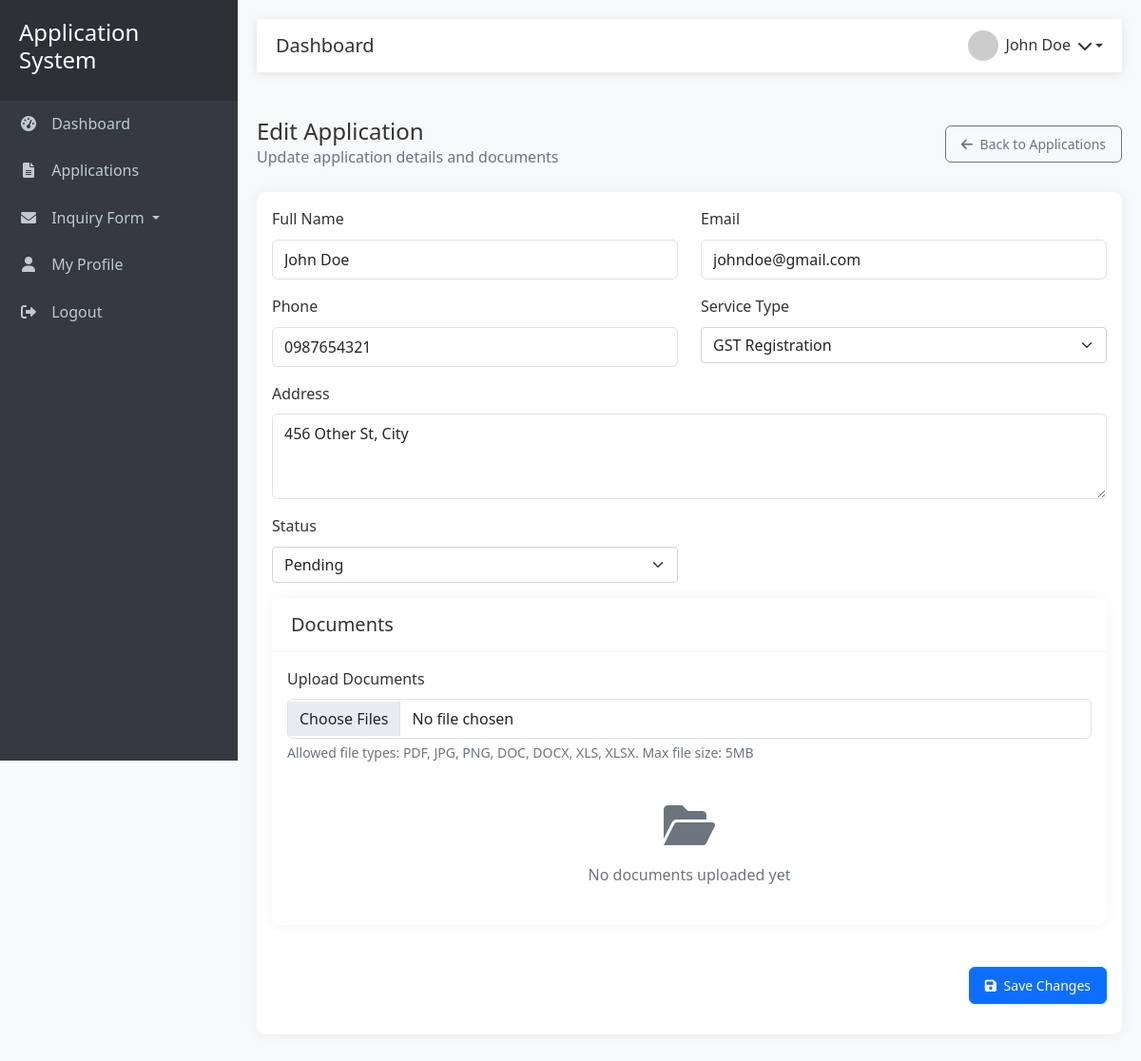
The page /staff/edit_application.php?id=2 (signed in) on the database its author committed.
### tables this page shows
CREATE TABLE applications (
    id INT AUTO_INCREMENT PRIMARY KEY,
    user_id INT NOT NULL,
    name VARCHAR(100) NOT NULL,
    email VARCHAR(100) NOT NULL,
    phone VARCHAR(20) NOT NULL,
    address TEXT NOT NULL,
    service_type VARCHAR(50) NOT NULL,
    status ENUM('pending', 'approved', 'missing_document', 'rejected') NOT NULL DEFAULT 'pending',
    reviewed_by INT DEFAULT NULL,
    reviewed_at TIMESTAMP NULL,
    created_at TIMESTAMP DEFAULT CURRENT_TIMESTAMP,
    updated_at TIMESTAMP DEFAULT CURRENT_TIMESTAMP ON UPDATE CURRENT_TIMESTAMP,
    FOREIGN KEY (user_id) REFERENCES admin(id) ON DELETE CASCADE,
    FOREIGN KEY (reviewed_by) REFERENCES admin(id) ON DELETE SET NULL,
    INDEX idx_status (status),
    INDEX idx_user_id (user_id),
    INDEX idx_reviewed_by (reviewed_by)
);

### staff/edit_application.php (the view, shortened to what this page needs)
<?php
require_once '../includes/header.php';
$application_id = intval($_GET['id']);
$user_id = $_SESSION['user_id'];
$sql = "SELECT * FROM applications WHERE id = ? AND (user_id = ? OR ? IN (SELECT id FROM admin WHERE role = 'admin'))";
$stmt = $conn->prepare($sql);
$stmt->bind_param("iii", $application_id, $user_id, $user_id);
$stmt->execute();
$application = $stmt->get_result()->fetch_assoc();
$stmt = $conn->prepare("SELECT * FROM files WHERE model_type = 'application' AND model_id = ? ORDER BY uploaded_at DESC");
$stmt->bind_param("i", $application_id);
$stmt->execute();
$documents = $stmt->get_result()->fetch_all(MYSQLI_ASSOC);
?>
<div class="row mb-4">
    <div class="col-12">
        <div class="d-flex justify-content-between align-items-center">
            <div>
                <h4 class="mb-0">Edit Application</h4>
                <p class="text-muted mb-0">Update application details and documents</p>
            </div>
            <a href="applications.php" class="btn btn-outline-secondary">
                <i class="fas fa-arrow-left me-1"></i> Back to Applications
            </a>
        </div>
    </div>
</div>
<div class="card">
    <div class="card-body">
        <form method="POST" action="" enctype="multipart/form-data">
            <div class="row">
                <div class="col-md-6 mb-3">
                    <label class="form-label">Full Name</label>
                    <input type="text" name="name" class="form-control" value="<?= htmlspecialchars($application['name']) ?>" required>
                </div>
                <div class="col-md-6 mb-3">
                    <label class="form-label">Email</label>
                    <input type="email" name="email" class="form-control" value="<?= htmlspecialchars($application['email']) ?>" required>
                </div>
                <div class="col-md-6 mb-3">
                    <label class="form-label">Phone</label>
                    <input type="tel" name="phone" class="form-control" value="<?= htmlspecialchars($application['phone']) ?>" required>
                </div>
                <div class="col-md-6 mb-3">
                    <label class="form-label">Service Type</label>
                    <select name="service_type" class="form-select" required>
                        <option value="GST Registration" <?= $application['service_type'] === 'GST Registration' ? 'selected' : '' ?>>GST Registration</option>
                    </select>
                </div>
                <div class="col-12 mb-3">
                    <label class="form-label">Address</label>
                    <textarea name="address" class="form-control" rows="3" required><?= htmlspecialchars($application['address']) ?></textarea>
                </div>
                <div class="col-md-6 mb-3">
                    <label class="form-label">Status</label>
                    <select name="status" class="form-select" required>
                        <option value="pending" <?= $application['status'] === 'pending' ? 'selected' : '' ?>>Pending</option>
                    </select>
                </div>
                <div class="col-12 mb-4">
                    <div class="card">
                        <div class="card-header">
                            <h5 class="mb-0">Documents</h5>
                        </div>
                        <div class="card-body">
                            <div class="mb-3">
                                <label class="form-label">Upload Documents</label>
                                <input type="file" name="documents[]" class="form-control" multiple>
                                <div class="form-text">Allowed file types: PDF, JPG, PNG, DOC, DOCX, XLS, XLSX. Max file size: 5MB</div>
                            </div>
                            <?php if (!empty($documents)): ?>
                                <div class="table-responsive">
                                    <table class="table table-sm">
                                        <thead>
                                            <tr>
                                                <th>File Name</th>
                                                <th>Size</th>
                                                <th>Uploaded</th>
                                                <th>Action</th>
                                            </tr>
                                        </thead>
                                        <tbody>
                                            <?php foreach ($documents as $doc): ?>
                                                <tr>
                                                    <td>
                                                        <i class="far fa-file me-2"></i>
                                                        <?= htmlspecialchars($doc['original_name']) ?>
                                                    </td>
                                                    <td><?= formatFileSize($doc['file_size']) ?></td>
                                                    <td><?= date('M d, Y h:i A', strtotime($doc['uploaded_at'])) ?></td>
                                                    <td>
                                                        <div class="btn-group btn-group-sm">
                                                            <a href="../download.php?file=<?= urlencode($doc['file_path']) ?>"
                                                               class="btn btn-outline-primary"
                                                               title="Download">
                                                                <i class="fas fa-download"></i>
                                                            </a>
                                                            <button type="button"
                                                                    class="btn btn-outline-danger delete-document"
                                                                    data-id="<?= $doc['id'] ?>"
                                                                    data-name="<?= htmlspecialchars($doc['original_name']) ?>"
                                                                    title="Delete">
                                                                <i class="fas fa-trash"></i>
                                                            </button>
                                                        </div>
                                                    </td>
                                                </tr>
                                            <?php endforeach; ?>
                                        </tbody>
                                    </table>
                                </div>
                            <?php else: ?>
                                <div class="text-center py-4">
                                    <i class="fas fa-folder-open fa-3x text-muted mb-3"></i>
                                    <p class="text-muted mb-0">No documents uploaded yet</p>
                                </div>
                            <?php endif; ?>
                        </div>
                    </div>
                </div>
                <div class="col-12">
                    <div class="d-flex justify-content-end">
                        <button type="submit" name="update_application" class="btn btn-primary">
                            <i class="fas fa-save me-1"></i> Save Changes
                        </button>
                    </div>
                </div>
            </div>
        </form>
    </div>
</div>
<?php
require_once '../includes/footer.php';
?>

### assets/css/style.css (style rules this page uses)
:root { --sidebar-width: 250px; --header-height: 56px; --primary-color: #0d6efd; --secondary-color: #6c757d; --success-color: #198754; --danger-color: #dc3545; --warning-color: #ffc107; --info-color: #0dcaf0; --light-color: #f8f9fa; --dark-color: #212529; }
body { font-family: 'Segoe UI', Tahoma, Geneva, Verdana, sans-serif; background-color: #f5f7fb; color: #333; line-height: 1.6; }
a { text-decoration: none; transition: all 0.3s ease; }
.card { border: none; border-radius: 10px; box-shadow: 0 0 15px rgba(0, 0, 0, 0.05); margin-bottom: 20px; transition: all 0.3s; background: #fff; }
.card-header { background: #fff; border-bottom: 1px solid rgba(0, 0, 0, 0.05); font-weight: 600; padding: 1rem 1.25rem; }
.btn { padding: 0.5rem 1rem; font-size: 0.875rem; font-weight: 500; border-radius: 6px; transition: all 0.3s; }
.btn-outline-secondary { color: var(--secondary-color); border-color: var(--secondary-color); }
.form-control { border-radius: 6px; padding: 0.5rem 0.75rem; border: 1px solid #dee2e6; transition: border-color 0.15s ease-in-out, box-shadow 0.15s ease-in-out; }
.text-muted { color: #6c757d !important; }
.mb-0 { margin-bottom: 0 !important; }
.mb-3 { margin-bottom: 1rem !important; }
.mb-4 { margin-bottom: 1.5rem !important; }
.d-flex { display: flex !important; }
.justify-content-between { justify-content: space-between !important; }
div { position: relative; }

### includes/header.php (style rules this page uses)
:root { --sidebar-width: 250px; --header-height: 56px; }
body { font-family: 'Segoe UI', Tahoma, Geneva, Verdana, sans-serif; background-color: #f8f9fa; }
.card { border: none; border-radius: 10px; box-shadow: 0 0 15px rgba(0, 0, 0, 0.05); margin-bottom: 20px; transition: all 0.3s; }
.card-header { background: #fff; border-bottom: 1px solid rgba(0, 0, 0, 0.05); font-weight: 600; }

### rows shown on the page
applications: name "John Doe", email "johndoe@gmail.com", phone "0987654321", address "456 Other St, City", status "Pending"

### other values the page prints
$pageTitle "Dashboard"
$_SESSION['user_name'] "John Doe"
